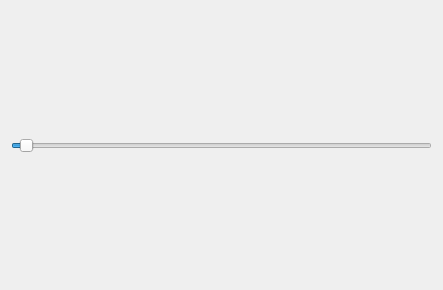
<?xml version="1.0" encoding="UTF-8"?>
<ui version="4.0">
 <class>Widget</class>
 <widget class="QWidget" name="Widget">
  <property name="geometry">
   <rect>
    <x>0</x>
    <y>0</y>
    <width>443</width>
    <height>290</height>
   </rect>
  </property>
  <property name="windowTitle">
   <string>Widget</string>
  </property>
  <layout class="QVBoxLayout" name="verticalLayout">
   <item>
    <widget class="QLabel" name="label">
     <property name="text">
      <string/>
     </property>
    </widget>
   </item>
   <item>
    <widget class="QSlider" name="horizontalSlider">
     <property name="maximum">
      <number>100</number>
     </property>
     <property name="value">
      <number>2</number>
     </property>
     <property name="orientation">
      <enum>Qt::Horizontal</enum>
     </property>
    </widget>
   </item>
   <item>
    <widget class="QmyBattery" name="battery" native="true"/>
   </item>
  </layout>
 </widget>
 <customwidgets>
  <customwidget>
   <class>QmyBattery</class>
   <extends>QWidget</extends>
   <header location="global">qmybattery.h</header>
   <container>1</container>
  </customwidget>
 </customwidgets>
 <resources/>
 <connections/>
</ui>
